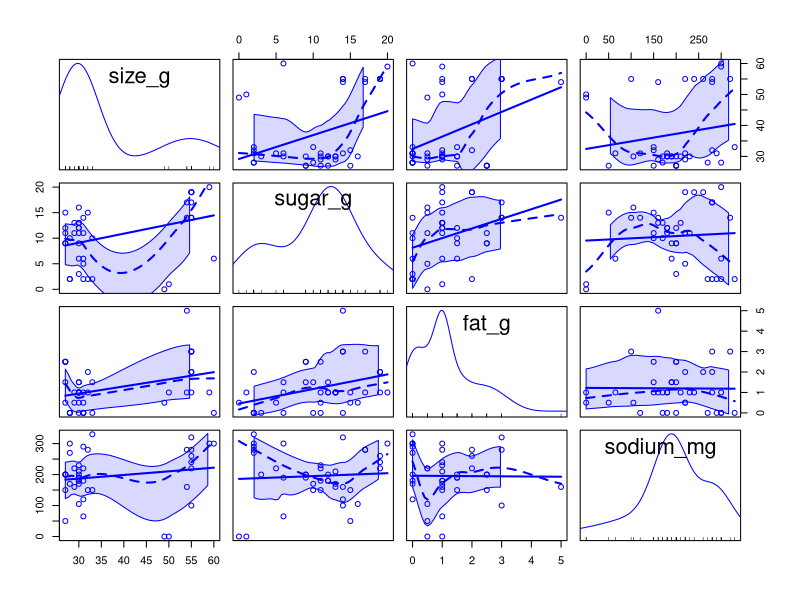
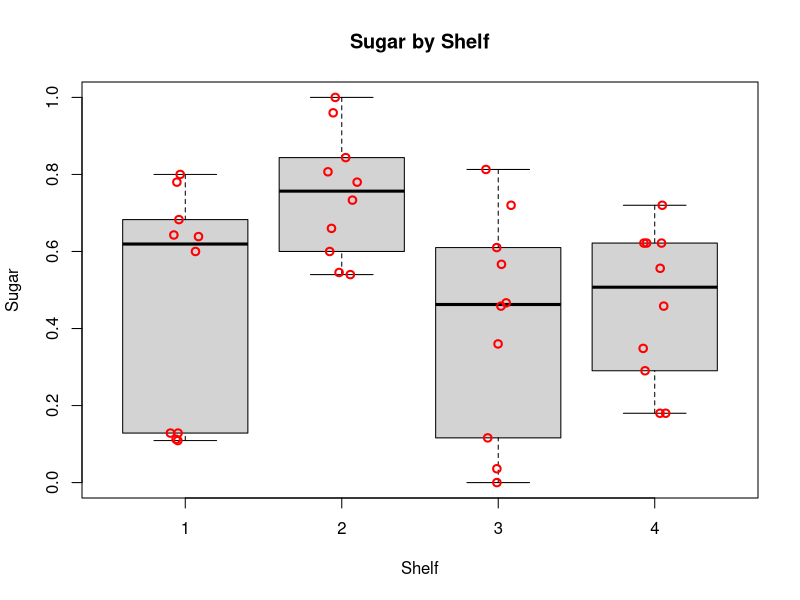
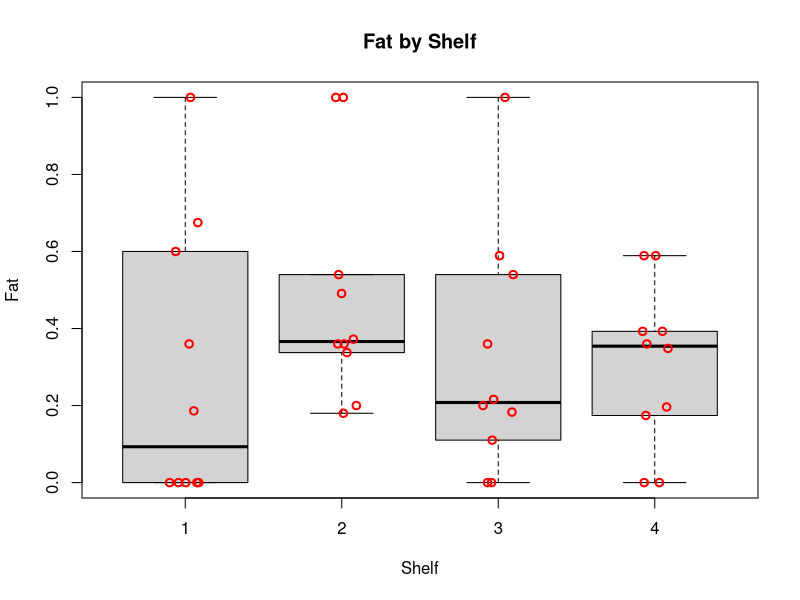
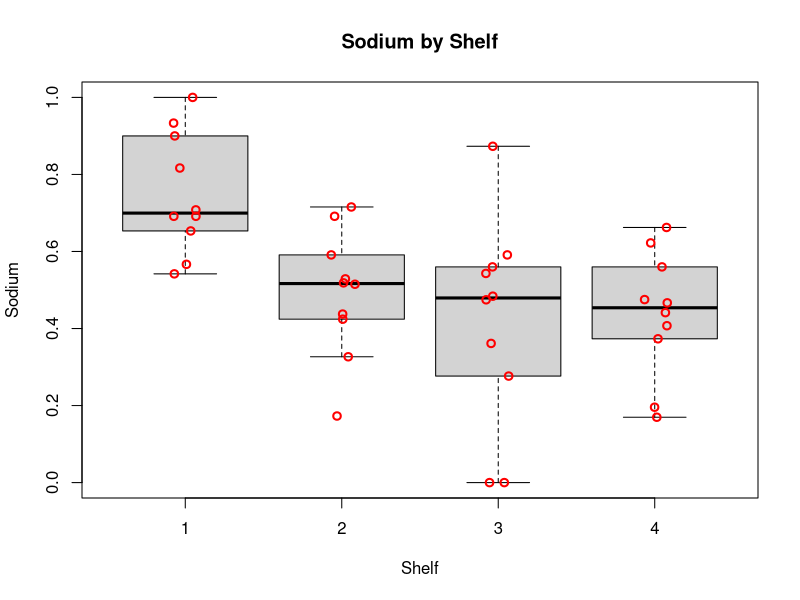
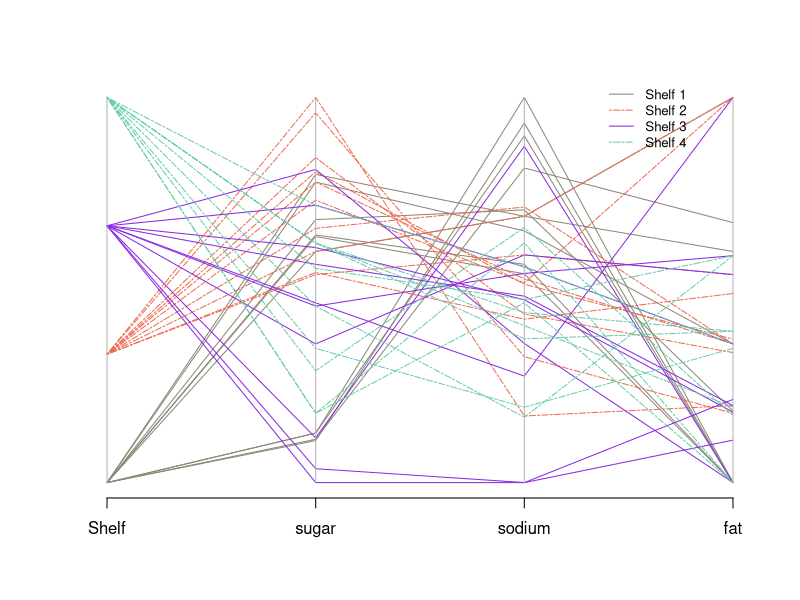
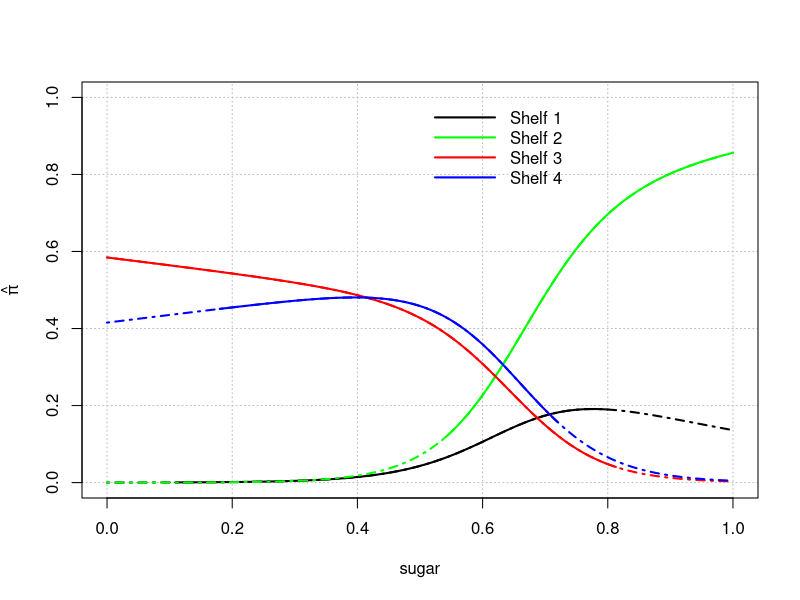

Write the R code that produced these figures, in order.
## ---- chunk 1

#Load libraries and insert a function to tidy up the code when they are printed out
library(vcd)
library(nnet)
library(car)
library(Hmisc)
library(skimr)
library(MASS)

rm(list = ls())
library(knitr)
opts_chunk$set(tidy.opts=list(width.cutoff=60),tidy=TRUE)

## ---- chunk 2
cereal <- read.csv("cereal_dillons.csv")
str(cereal)
## ---- chunk 3
# Examine the data to check data validity before proceeding with the questions.
skim(cereal)
## ---- chunk 4
#suppress warnings
oldw <- getOption("warn")
options(warn = -1)
scatterplotMatrix(~ size_g + sugar_g + fat_g + sodium_mg, data = cereal)
#restore old warning level
options(warn = oldw)
## ---- chunk 5
standardize <- function(x) { (x - min(x)) / (max(x) - min(x))}
cereal2 <- data.frame(Shelf = cereal$Shelf, Cereal = cereal$Cereal, 
                      sugar = standardize(cereal$sugar_g / cereal$size_g), 
                      fat = standardize(cereal$fat_g / cereal$size_g), 
                      sodium = standardize(cereal$sodium / cereal$size_g))
## ---- chunk 6
boxplot(formula = sugar ~ Shelf, data = cereal2, ylab = "Sugar", 
        xlab = "Shelf", main = "Sugar by Shelf", pars = list(outpch=NA))
stripchart(x = cereal2$sugar ~ cereal2$Shelf, lwd = 2, col = "red", 
           method = "jitter", vertical = TRUE, pch = 1, add = TRUE)

boxplot(formula = fat ~ Shelf, data = cereal2, ylab = "Fat", 
        xlab = "Shelf", main = "Fat by Shelf",pars = list(outpch=NA))
stripchart(x = cereal2$fat ~ cereal2$Shelf, lwd = 2, col = "red", 
           method = "jitter", vertical = TRUE, pch = 1, add = TRUE)

boxplot(formula = sodium ~ Shelf, data = cereal2, ylab = "Sodium", 
        xlab = "Shelf", main = "Sodium by Shelf", pars = list(outpch=NA))
stripchart(x = cereal2$sodium ~ cereal2$Shelf, lwd = 2, col = "red", 
           method = "jitter", vertical = TRUE, pch = 1, add = TRUE)

## ---- chunk 7
cereal3<-data.frame(cereal2[1], cereal2[3], cereal2[5], cereal2[4])

# Colors by condition:
cereal.colors<-ifelse(test = cereal2$Shelf==1, yes = "cornsilk4", 
                no = ifelse(test = cereal2$Shelf==2, yes = "coral2", 
                no = ifelse(test = cereal2$Shelf==3, yes = "blueviolet", no= "aquamarine3")))
# Line type by condition:
cereal.lty<-ifelse(test = cereal2$Shelf==1, yes = "solid", 
                no = ifelse(test = cereal2$Shelf==2, yes = "twodash", 
                no = ifelse(test = cereal2$Shelf==3, yes = "solid", no = "twodash")))

parcoord(x = cereal3, col = cereal.colors, lty = cereal.lty)  # Plot
legend(x = 3.35, y = 1.05, legend = c("Shelf 1", "Shelf 2", "Shelf 3", "Shelf 4"), lty = c("solid", "twodash", "solid", "twodash"),
  col=c("cornsilk4", "coral2", "blueviolet","aquamarine3"), cex=0.8, bty="n")
## ---- chunk 8
levels(as.factor(cereal2$Shelf))
mod1 <- multinom(as.factor(Shelf) ~ sugar + fat + sodium, data=cereal2)
summary(mod1)
Anova(mod1)
## ---- chunk 9
## Create expanded models including interaction terms between all pairs of explanatory variables and triple interaction between all 3.

modA <- multinom(as.factor(Shelf) ~ sugar + fat + sodium + sugar:fat, data = cereal2)
Anova(modA)

modB <- multinom(as.factor(Shelf) ~ sugar + fat + sodium + sugar:sodium, data = cereal2)
Anova(modB)

modC <- multinom(as.factor(Shelf) ~ sugar + fat + sodium + fat:sodium, data = cereal2)
Anova(modC)

modD <- multinom(as.factor(Shelf) ~ sugar + fat + sodium + fat:sodium:sugar, data = cereal2)
Anova(modD)

modE <- multinom(as.factor(Shelf) ~ sugar + fat + sodium + sugar:fat +
                   sugar:sodium + fat:sodium + fat:sodium:sugar, data = cereal2)
Anova(modE)
## ---- chunk 10
stand.new <- function(meas, serv_size, comparison) {( meas/serv_size - min(comparison)) / (max(comparison) - min(comparison))}

newdata <- data.frame(sugar = stand.new(12, 28, cereal$sugar_g/cereal$size_g), 
                      fat = stand.new(0.5, 28, cereal$fat_g/cereal$size_g),
                      sodium = stand.new(130, 28, cereal$sodium_mg/cereal$size_g))

round(predict(object = mod1, newdata = newdata, type = "probs", se.fit = TRUE),7)
## ---- chunk 11
beta.hat<-coefficients(mod1)
beta.hat
mean_fat <- mean(cereal2$fat)
mean_sodium <- mean(cereal2$sodium)


# Create plotting area first to make sure get the whole region with respect to x-axis
curve(expr = 1/(1 + exp(beta.hat[1,1] + beta.hat[1,2]*x) + exp(beta.hat[2,1] + beta.hat[2,2]*x)), ylab = expression(hat(pi)), xlab = "sugar",
  xlim = c(min(cereal2$sugar), max(cereal2$sugar)), ylim = c(0, 1), col = "black", lty = "solid", lwd = 2, n = 1000, type = "n",
  panel.first = grid(col = "gray", lty = "dotted"))

## Plot each pi_j
# Shelf1
curve(expr = 1/(1 + exp(beta.hat[1,1] + beta.hat[1,2]*x + beta.hat[1,3]*mean_fat + beta.hat[1,4]*mean_sodium)
                + exp(beta.hat[2,1] + beta.hat[2,2]*x + beta.hat[2,3]*mean_fat + beta.hat[2,4]*mean_sodium)
                + exp(beta.hat[3,1] + beta.hat[3,2]*x + beta.hat[3,3]*mean_fat + beta.hat[3,4]*mean_sodium)),
  col = "black", lty = "solid", lwd = 2, n = 1000, add = TRUE,
  xlim = c(min(cereal2$sugar[cereal2$Shelf == 1]), max(cereal2$sugar[cereal2$Shelf == 1])))

curve(expr = 1/(1 + exp(beta.hat[1,1] + beta.hat[1,2]*x + beta.hat[1,3]*mean_fat + beta.hat[1,4]*mean_sodium)
                + exp(beta.hat[2,1] + beta.hat[2,2]*x + beta.hat[2,3]*mean_fat + beta.hat[2,4]*mean_sodium)
                + exp(beta.hat[3,1] + beta.hat[3,2]*x + beta.hat[3,3]*mean_fat + beta.hat[3,4]*mean_sodium)),
  col = "black", lty = "dotdash", lwd = 2, n = 1000, add = TRUE,
  xlim = c(0,1))

# Shelf2
curve(expr = exp(beta.hat[1,1] + beta.hat[1,2]*x + beta.hat[1,3]*mean_fat + beta.hat[1,4]*mean_sodium)/
        (1 + exp(beta.hat[1,1] + beta.hat[1,2]*x + beta.hat[1,3]*mean_fat + beta.hat[1,4]*mean_sodium)
                + exp(beta.hat[2,1] + beta.hat[2,2]*x + beta.hat[2,3]*mean_fat + beta.hat[2,4]*mean_sodium)
                + exp(beta.hat[3,1] + beta.hat[3,2]*x + beta.hat[3,3]*mean_fat + beta.hat[3,4]*mean_sodium)), 
      col = "green", lty = "solid", lwd = 2, n = 1000, add = TRUE, 
      xlim = c(min(cereal2$sugar[cereal2$Shelf == 2]), max(cereal2$sugar[cereal2$Shelf == 2])))

curve(expr = exp(beta.hat[1,1] + beta.hat[1,2]*x + beta.hat[1,3]*mean_fat + beta.hat[1,4]*mean_sodium)/
        (1 + exp(beta.hat[1,1] + beta.hat[1,2]*x + beta.hat[1,3]*mean_fat + beta.hat[1,4]*mean_sodium)
                + exp(beta.hat[2,1] + beta.hat[2,2]*x + beta.hat[2,3]*mean_fat + beta.hat[2,4]*mean_sodium)
                + exp(beta.hat[3,1] + beta.hat[3,2]*x + beta.hat[3,3]*mean_fat + beta.hat[3,4]*mean_sodium)), 
      col = "green", lty = "dotdash", lwd = 2, n = 1000, add = TRUE, 
      xlim = c(0,1))

# Shelf3
curve(expr = exp(beta.hat[2,1] + beta.hat[2,2]*x + beta.hat[2,3]*mean_fat + beta.hat[2,4]*mean_sodium)/
        (1 + exp(beta.hat[1,1] + beta.hat[1,2]*x + beta.hat[1,3]*mean_fat + beta.hat[1,4]*mean_sodium)
                + exp(beta.hat[2,1] + beta.hat[2,2]*x + beta.hat[2,3]*mean_fat + beta.hat[2,4]*mean_sodium)
                + exp(beta.hat[3,1] + beta.hat[3,2]*x + beta.hat[3,3]*mean_fat + beta.hat[3,4]*mean_sodium)),
  col = "red", lty = "solid", lwd = 2, n = 1000, add = TRUE,
  xlim = c(min(cereal2$sugar[cereal2$Shelf == 3]), max(cereal2$sugar[cereal2$Shelf == 3])))

curve(expr = exp(beta.hat[2,1] + beta.hat[2,2]*x + beta.hat[2,3]*mean_fat + beta.hat[2,4]*mean_sodium)/
        (1 + exp(beta.hat[1,1] + beta.hat[1,2]*x + beta.hat[1,3]*mean_fat + beta.hat[1,4]*mean_sodium)
                + exp(beta.hat[2,1] + beta.hat[2,2]*x + beta.hat[2,3]*mean_fat + beta.hat[2,4]*mean_sodium)
                + exp(beta.hat[3,1] + beta.hat[3,2]*x + beta.hat[3,3]*mean_fat + beta.hat[3,4]*mean_sodium)),
  col = "red", lty = "dotdash", lwd = 2, n = 1000, add = TRUE,
  xlim = c(0,1))

# Shelf4
curve(expr = exp(beta.hat[3,1] + beta.hat[3,2]*x + beta.hat[3,3]*mean_fat + beta.hat[3,4]*mean_sodium)/
        (1 + exp(beta.hat[1,1] + beta.hat[1,2]*x + beta.hat[1,3]*mean_fat + beta.hat[1,4]*mean_sodium)
                + exp(beta.hat[2,1] + beta.hat[2,2]*x + beta.hat[2,3]*mean_fat + beta.hat[2,4]*mean_sodium)
                + exp(beta.hat[3,1] + beta.hat[3,2]*x + beta.hat[3,3]*mean_fat + beta.hat[3,4]*mean_sodium)),
  col = "blue", lty = "solid", lwd = 2, n = 1000, add = TRUE,
  xlim = c(min(cereal2$sugar[cereal2$Shelf == 4]), max(cereal2$sugar[cereal2$Shelf == 4])))   

curve(expr = exp(beta.hat[3,1] + beta.hat[3,2]*x + beta.hat[3,3]*mean_fat + beta.hat[3,4]*mean_sodium)/
        (1 + exp(beta.hat[1,1] + beta.hat[1,2]*x + beta.hat[1,3]*mean_fat + beta.hat[1,4]*mean_sodium)
                + exp(beta.hat[2,1] + beta.hat[2,2]*x + beta.hat[2,3]*mean_fat + beta.hat[2,4]*mean_sodium)
                + exp(beta.hat[3,1] + beta.hat[3,2]*x + beta.hat[3,3]*mean_fat + beta.hat[3,4]*mean_sodium)),
  col = "blue", lty = "dotdash", lwd = 2, n = 1000, add = TRUE,
  xlim = c(0,1))




legend(x = 0.5, y = 1.0, legend=c("Shelf 1", "Shelf 2", "Shelf 3", "Shelf 4"), 
       lty=c("solid","solid", "solid", "solid"),
  col=c("black","green","red", "blue"), bty="n", lwd = c(2,2,2), seg.len = 4)


## ---- chunk 12
sd.cereal<-apply(X=cereal2[, -c(2)], MARGIN = 2, FUN = sd)
c.value<-c(sd.cereal)[2:4]
# Estimated standard deviations for each explanatory variable
round(c.value,2)

conf.beta <- confint(object = mod1, level = 0.95)
ci.OR <- exp(c.value*conf.beta[2:4,1:2,])

#coefficients(mod1)
beta.hat2<-coefficients(mod1)[1,2:4]
beta.hat3<-coefficients(mod1)[2,2:4]
beta.hat4<-coefficients(mod1)[3,2:4]

# OR for j = 2 (Shelf 2 vs Shelf 1)
print("OR for j = 2 vs j = 1")
mid = exp(c.value*beta.hat2)
round(mid,4)
round(1/mid,4)
round(data.frame(low = ci.OR[,1,1], mid = mid, up = ci.OR[,2,1]),4)
# Significant variables for j = 2 vs j = 1
round(data.frame(low = 1/ci.OR[3,2,1], mid = 1/mid[3], up = 1/ci.OR[3,1,1]),4)

# OR for j = 3 (Shelf 3 vs Shelf 1)
print("OR for j = 3 vs j = 1")
mid = exp(c.value*beta.hat3)
round(mid,4)
round(1/mid,4)
round(data.frame(low = ci.OR[,1,2], mid = mid, up = ci.OR[,2,2]),4)
# Significant variables for j = 3 vs j = 1
round(data.frame(low = 1/ci.OR[c(1,3),2,2], mid = 1/mid[c(1,3)], up = 1/ci.OR[c(1,3),1,2]),4)

# OR for j = 4 (Shelf 4 vs Shelf 1)
print("OR for j = 3 vs j = 1")
mid = exp(c.value*beta.hat4)
round(mid,4)
round(1/mid,4)
round(data.frame(low = ci.OR[,1,3], mid = mid, up = ci.OR[,2,3]),4)
# Significant variables for j = 4 vs j = 1
round(data.frame(low = 1/ci.OR[c(1,3),2,3], mid = 1/mid[c(1,3)], up = 1/ci.OR[c(1,3),1,3]),4)

cereal2$new_shelf <- relevel(as.factor(cereal2$Shelf),"2")
mod.fit <- multinom(new_shelf ~ sugar + fat + sodium, data = cereal2)
conf.beta.new <- confint(object = mod.fit, level = 0.95)
ci.OR.new <- exp(c.value*conf.beta.new[2:4,1:2,])
beta.hat3.new<-coefficients(mod.fit)[2,2:4]
beta.hat4.new<-coefficients(mod.fit)[3,2:4]

# OR for j = 3 (Shelf 3 vs Shelf 2)
print("OR for j = 3 vs j = 2")
mid = exp(c.value*beta.hat3.new)
round(mid,4)
round(1/mid,4)
round(data.frame(low = ci.OR.new[,1,2], mid = mid, up = ci.OR.new[,2,2]),4)
# Significant variables for j = 3 vs j = 2
round(data.frame(low = 1/ci.OR.new[1,2,2], mid = 1/mid[1], up = 1/ci.OR.new[1,1,2]),4)

# OR for j = 4 (Shelf 4 vs Shelf 2)
print("OR for j = 4 vs j = 2")
mid = exp(c.value*beta.hat4.new)
round(mid,4)
round(1/mid,4)
round(data.frame(low = ci.OR.new[,1,3], mid = mid, up = ci.OR.new[,2,3]),2)
# Significant variables for j = 4 vs j = 2
round(data.frame(low = 1/ci.OR.new[1,2,3], mid = 1/mid[1], up = 1/ci.OR.new[1,1,3]),4)

cereal2$new_shelf <- relevel(as.factor(cereal2$Shelf),"3")
mod.fit <- multinom(new_shelf ~ sugar + fat + sodium, data = cereal2)
conf.beta.new <- confint(object = mod.fit, level = 0.95)
ci.OR.new <- exp(c.value*conf.beta.new[2:4,1:2,])
beta.hat4.new<-coefficients(mod.fit)[3,2:4]

# OR for j = 4 (Shelf 3 vs Shelf 3)
print("OR for j = 4 vs j = 3")
mid = exp(c.value*beta.hat4.new)
round(mid,4)
round(1/mid,4)
round(data.frame(low = ci.OR.new[,1,3], mid = mid, up = ci.OR.new[,2,3]),4)
